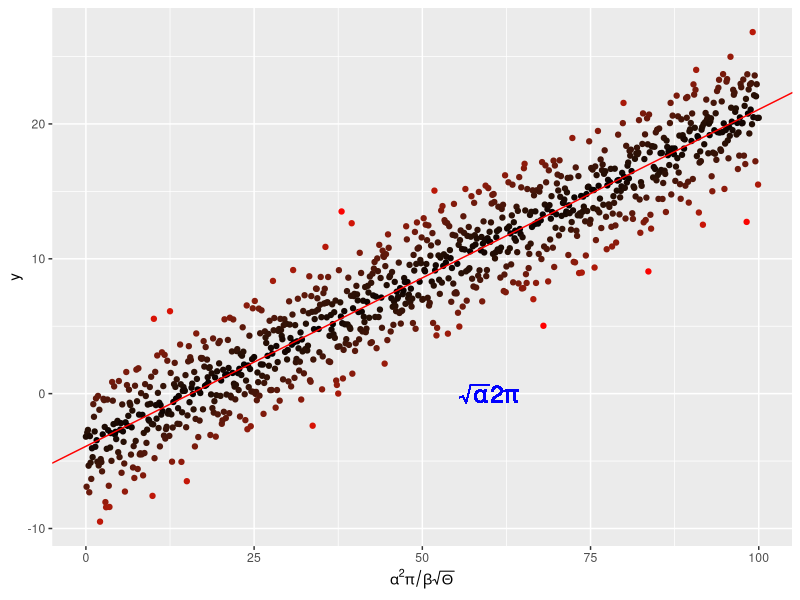

This chart was generated by the following R code: (Note: this script raises an error after producing the figure.)

## Script: plotLin.R
## Author: Sam Turner sat19@ic.ac.uk
## About: Demonstrate building up a plot with ggplot, on random data

# clear environment
rm(list=ls())

# load dependencies
require(ggplot2)


# generate random data
x <- seq(0, 100, by = 0.1)
y <- -4. + 0.25 * x +
  rnorm(length(x), mean = 0., sd = 2.5)

# and put them in a dataframe
my_data <- data.frame(x = x, y = y)

# perform a linear regression
my_lm <- summary(lm(y ~ x, data = my_data))

# plot the data
p <-  ggplot(my_data, aes(x = x, y = y,
                          colour = abs(my_lm$residual))
             ) +
  geom_point() +
  scale_colour_gradient(low = "black", high = "red") +
  theme(legend.position = "none") +
  scale_x_continuous(
    expression(alpha^2 * pi / beta * sqrt(Theta)))

# add the regression line
p <- p + geom_abline(
  intercept = my_lm$coefficients[1][1],
  slope = my_lm$coefficients[2][1],
  colour = "red")
# throw some math on the plot
p <- p + geom_text(aes(x = 60, y = 0,
                       label = "sqrt(alpha) * 2* pi"), 
                       parse = TRUE, size = 6, 
                       colour = "blue")


pdf("../Results/MyLinReg.pdf")
print(p)
dev.off()